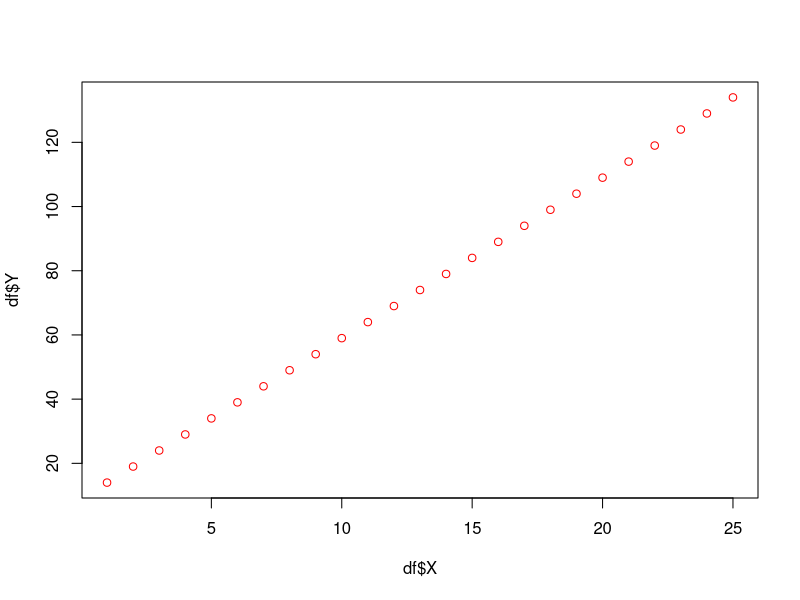
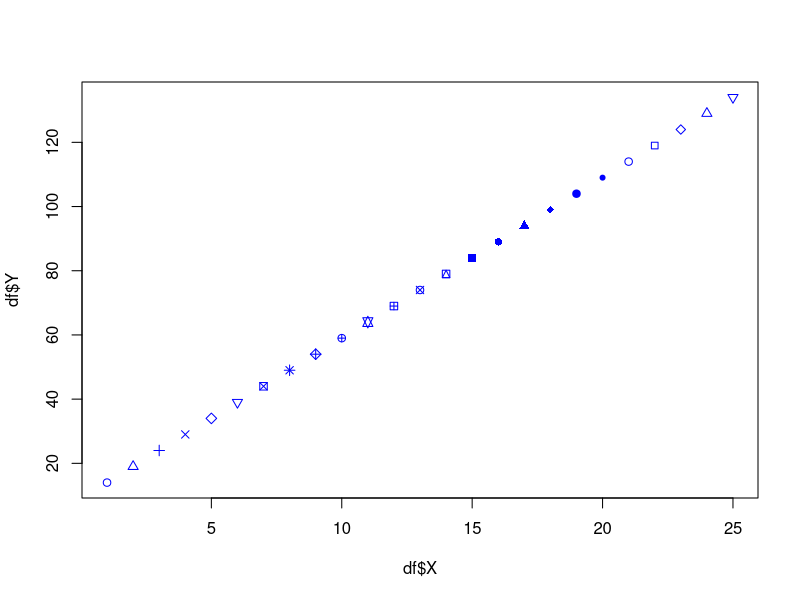
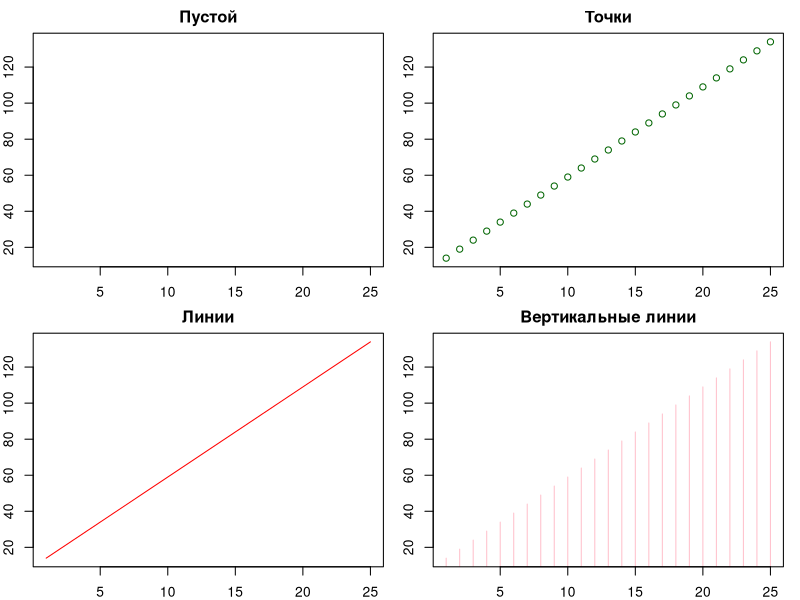
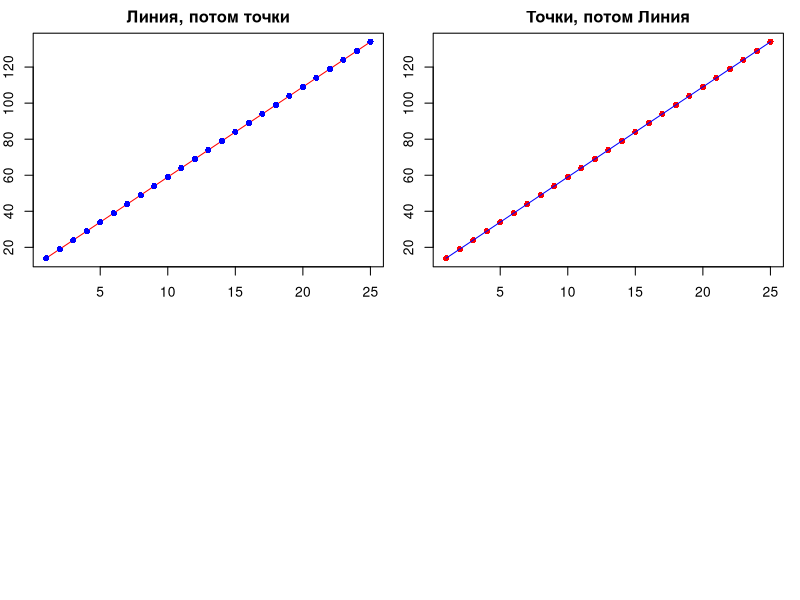
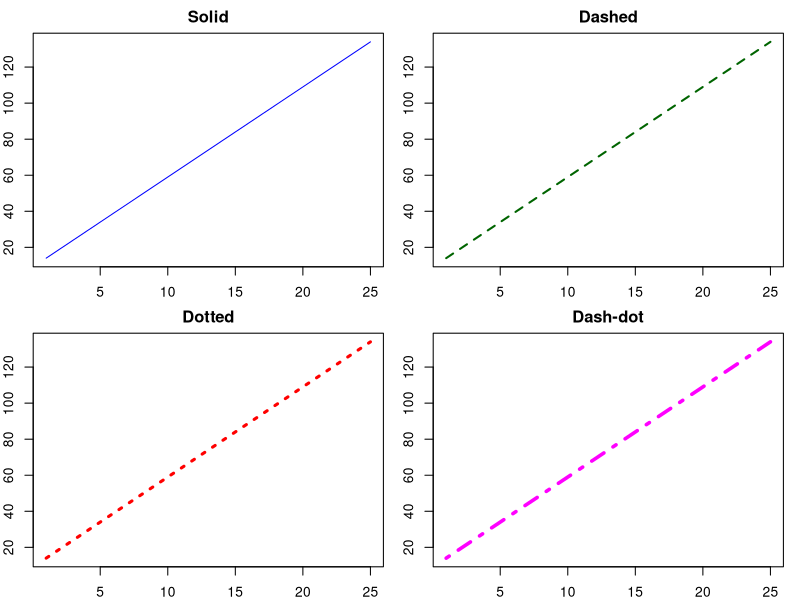
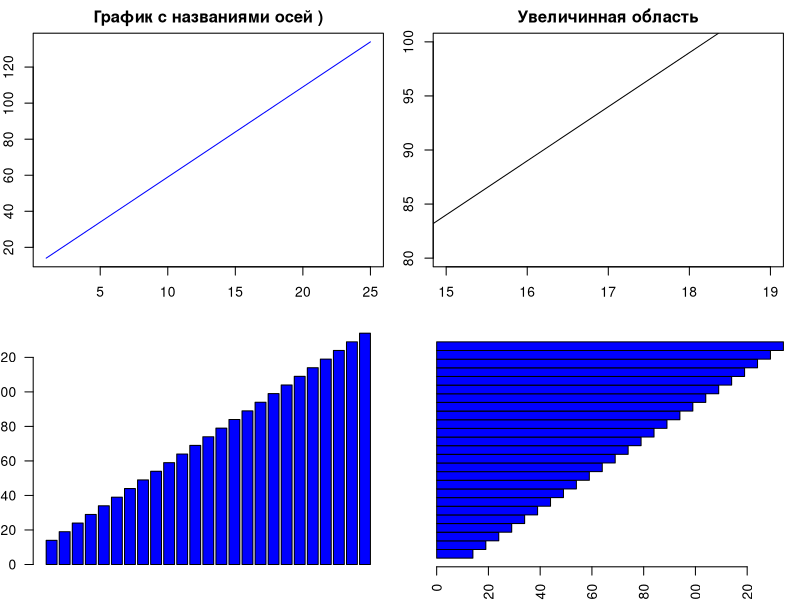
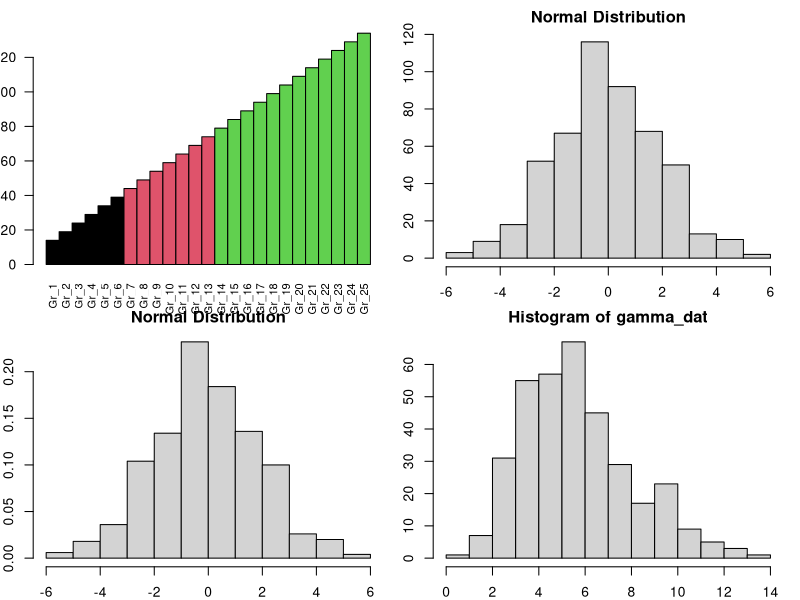
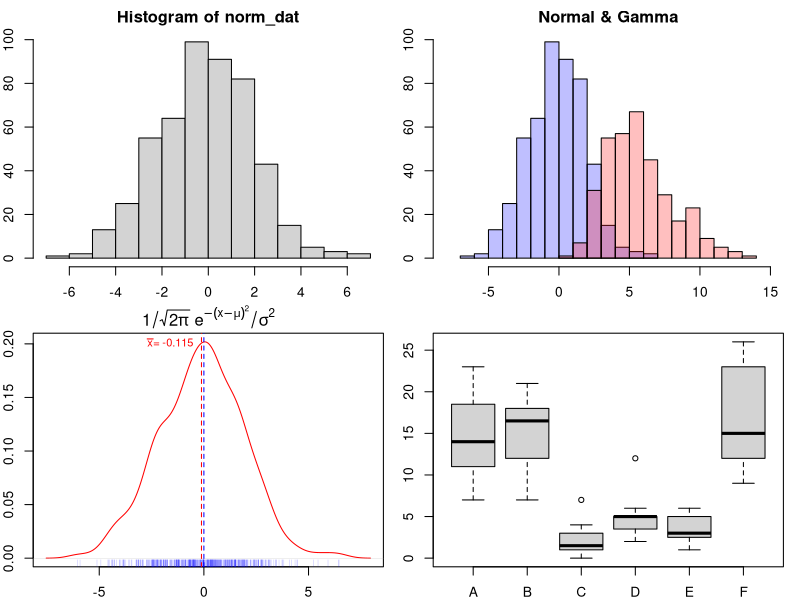

Write R code to recreate these figures, in order.
## ---- chunk 1
df <- data.frame(X=1:25, Y=5*(1:25)+9)
plot(x = df$X, y = df$Y, col ="red")
## ---- chunk 2
plot(x = df$X, y = df$Y, col ="blue", pch = 1:25)
## ---- chunk 3
# Зададим разметку слоя 2 на 2 и размер полей 
# задается против часовой стрелки: низ,справа, верх, слева
par(mfrow=c(2,2), mar = c(2,2,2,1))
# Без данных
plot(x = df$X, y = df$Y, col ="blue", type = "n", main = "Пустой")
# Точки
plot(x = df$X, y = df$Y, col ="darkgreen", type = "p", main = "Точки")
# Линия
plot(x = df$X, y = df$Y, col ="red", type = "l", main = "Линии")
# Вертикальные линии
plot(x = df$X, y = df$Y, col ="pink", type = "h", main = "Вертикальные линии")
## ---- chunk 4
plot(x = df$X, y = df$Y, col ="red", type = "l", main = "Линия, потом точки")
points(x = df$X, y = df$Y, col = "blue", pch = 16) 
## ---- chunk 5
plot(x = df$X, y = df$Y, col ="red", type = "p", pch = 16, main = "Точки, потом Линия")
# Отрисовываем линию поверх диаграммы с точками
lines(x = df$X, y = df$Y, col = "blue")
## ---- chunk 6
par(mfrow=c(2,2), mar = c(2,2,2,1))
# Сплошная
plot(x = df$X, y = df$Y, col ="blue", type = "l", lwd = 1, lty = 1, main = "Solid")
# Штрих
plot(x = df$X, y = df$Y, col ="darkgreen", type = "l", lwd = 2, lty = 2, main = "Dashed")
# Точечная
plot(x = df$X, y = df$Y, col ="red", type = "l", lwd = 3, lty = 3,main = "Dotted")
# штрих-пунктирная
plot(x = df$X, y = df$Y, col ="magenta", type = "l", lwd = 3.5, lty = 4,main = "Dash-dot")
## ---- chunk 7
plot(x = df$X, y = df$Y, col ="blue", type = "l", xlab = "не Ось Y", ylab = "не Ось X", main = "График с названиями осей )")
## ---- chunk 8
plot(x = df$X, y = df$Y, type = "l", xlab = "Время, мин", ylab = "Arbitrary units", xlim = c(15,19), ylim = c(80, 100), main = "Увеличинная область")
## ---- chunk 9
df <- data.frame(X = 1:25, Y = 5*(1:25)+9, Labs = paste("Gr", df$X, sep = "_"))
# 
barplot(height = df$Y, names.arg = df$Group, las = 2,  cex.names = 0.8, col = "blue")
## ---- chunk 10
barplot(height = df$Y, names.arg = df$Group, las = 2,  cex.names = 0.8, col = "blue", horiz = TRUE, space = 0)
## ---- chunk 11
df$Group <- c(rep("A", 6), rep("B", 7), rep("C", 12))
barplot(height = df$Y, names.arg = df$Labs, las = 2,  cex.names = 0.8
        , col = as.factor(df$Group)
        , horiz = FALSE
        , space = 0)
## ---- chunk 12
set.seed(42)
norm_dat <- rnorm(500, mean = 0, sd = 2)
# Частотная гистграмма
hist(norm_dat, main = "Normal Distribution", xlab = " ")

# Утановив probability = TRUE , на гистограмме будут отложены вероятности по оси Y 
hist(norm_dat, main = "Normal Distribution", xlab = " ", probability = TRUE)
## ---- chunk 13
set.seed(42)
# Вектор случайных значений из гамма распределения
gamma_dat <- rgamma(350, shape = 6)
# Вектор случайных значений из нормального распределения
norm_dat <- rnorm(500, mean = 0, sd = 2)
# Гистограмма выборки из Гамма распределения
hist_gamma <- hist(gamma_dat)
# Гистограмма из выборки  Нормального распределения
hist_norm <- hist(norm_dat)

# Отрисовываем гистограмму нормального распределения через plot() 
plot(hist_norm
     , col = rgb(0, 0, 1, 0.25)
     , xlim = c(-8, 15)
     , main = "Normal & Gamma"
     , xlab ="")

# Добавляем Гамма гистограмму через plot() с аргументом add=TRUE 
plot(hist_gamma, col=rgb(1, 0, 0, 0.25), add=TRUE)

## ---- chunk 14
# Среднего арифметиечского для входных данных
mu <- round(mean(norm_dat), digits = 3)
main_title = expression(1/sqrt(2*pi)~e^-(x-mu)^2/sigma^2)
# Создаем крнвеер
norm_dat |>
  density(x= _, bw = 0.5) |>
  plot(, main = main_title, col = "red", xlab="")

# добавим точки данных на оси X в виде рисок синнго цвета с каналом 
# полупрозрачности 0.25
rug(norm_dat, col = rgb(0, 0, 1, 0.25))
# Добавим вертикальные линии в точках 0 и mu 

abline(v = c(0, mu), lty = 2, col = c("blue", "red"))
# Добавим аннотацию в точках 0 и mu 
text(x = mu
     , y = 0.2
     , labels = bquote(bar(x)* "= " * .(mu))
     , pos = 2
     , col = "red"
     , cex = 0.8)
## ---- chunk 15
head(InsectSprays)
table(InsectSprays$spray)
boxplot(count ~ spray, data = InsectSprays)
## ---- chunk 16
# Сгенерируем данные
require(ggplot2)
x <- seq(-10,10, 0.1)
tab <- data.frame(Value = x
                  , Response = exp(-x^2/25))

ggplot(data = tab # передаем данные
       , aes(x = Value, y = Response) # Выбираем столбцы для построение графика
       )
## ---- chunk 17
# Присвоим результат переменной p
p <- ggplot(data = tab # передаем данные
       , aes(x = Value, y = Response) # Выбираем столбцы для построение графика
       )
p
## ---- chunk 18
# Дополним график элементом из точек
p + geom_point()

# или линией 
p + geom_line()

# или и точками и линиями
p + 
  geom_line() +
  geom_point()
## ---- chunk 19
p + geom_line(col = "red", linetype = 2)

p + geom_point(col = "blue", shape = 1, size = 1)
## ---- chunk 20

p <- ggplot(data = tab, aes(x = Value, y = Response)) +
  geom_line(col = "red", linetype = 2) +
  # Блок меток элементов позволяет сразу дать название основным элементам графика
  labs(x = "Значение Х" # Название оси Х
       , y = "ОСЬ Y" # Название оси Y
       , title = "График функции" # Загаловок
       , subtitle = expression("f(x) ="~e^-(x^2/25)) # Подзагаловок
       , caption = format(Sys.time(), "%a %d %b %Y %X") # подпись в нижнем левом углу
       , tag = "(\\_/)\n(='.'=)\n(\")_(\")" # Метка
       )
p
## ---- chunk 21
 p + scale_x_continuous(limits = c(-8,8) # Установить новые пределы по оси
                     , breaks = seq(-10,10,2) # Шаг шкалы основных линий - 2
                     , expand = expansion(mult = 0, add = 0)# Устраним поля 
                     # (padding) по краям графика
                     , minor_breaks = seq(-10,10,1) # промежуточные линии сетки - 1
                     ) +
   # Жобавим промежуточные риски шаг соответствует minor_breaks
   guides(x = guide_axis(minor.ticks = TRUE)) + 
   # Отобразим значений оси Y в %
   scale_y_continuous(labels = scales::label_percent()) 
  
## ---- chunk 22
p + theme(legend.position = "none"
    , panel.grid = element_blank()
    , axis.text.y = element_blank()
    , axis.title.y = element_blank()
    , axis.ticks.y = element_blank()
    , axis.text.x = element_text(size = 12)
    , axis.title.x = element_text(size = 12)
    , panel.background = element_rect(fill = "pink")
    , plot.background = element_rect(fill = "lightblue")
    )
## ---- chunk 23
p + theme_bw()
p + theme_dark()
p + theme_minimal()
## ---- chunk 24
vec <- c("A", "B", "B", "B", "C")
a <- factor(vec)
a

as.factor(vec)
## ---- chunk 25
z<-gl(n = 2, k = 8, labels = c("Control", "Treat"))
class(z)

z
## ---- chunk 26
x <- seq(-10,10, length.out=50)
df <- data.frame(X=x
                 , A= -5*x+9
                 , B= -0.5*x**2 - 13*x +23
                 , C= -0.7*x**3 - 3*x**2 +7
                 , D= (x**2-x**4))
head(df)

df_re <- reshape(data = df
                 , direction = "long" # Определяет в какую форму трансформировать
                 , varying = list(2:5) # Какие столбцы следует объеденить
                 , times = names(df)[-1] # Задает метки для будущего фактора
                 , timevar = "Class" # Название столбца с метками
                 , v.names = "Value") # название столбца с объединенными значениями
head(df_re, n = 15)

sapply(df_re, class)
                 
## ---- chunk 27
p <- ggplot(data = df_re, aes(x=X, y=Value, col=Class)) +
  geom_point() +
  theme_bw()
p
## ---- chunk 28
p + facet_grid(cols = vars(Class))

p + facet_grid(rows = vars(Class))

p + facet_wrap(facets = vars(Class), scales = "free", nrow = 2)
